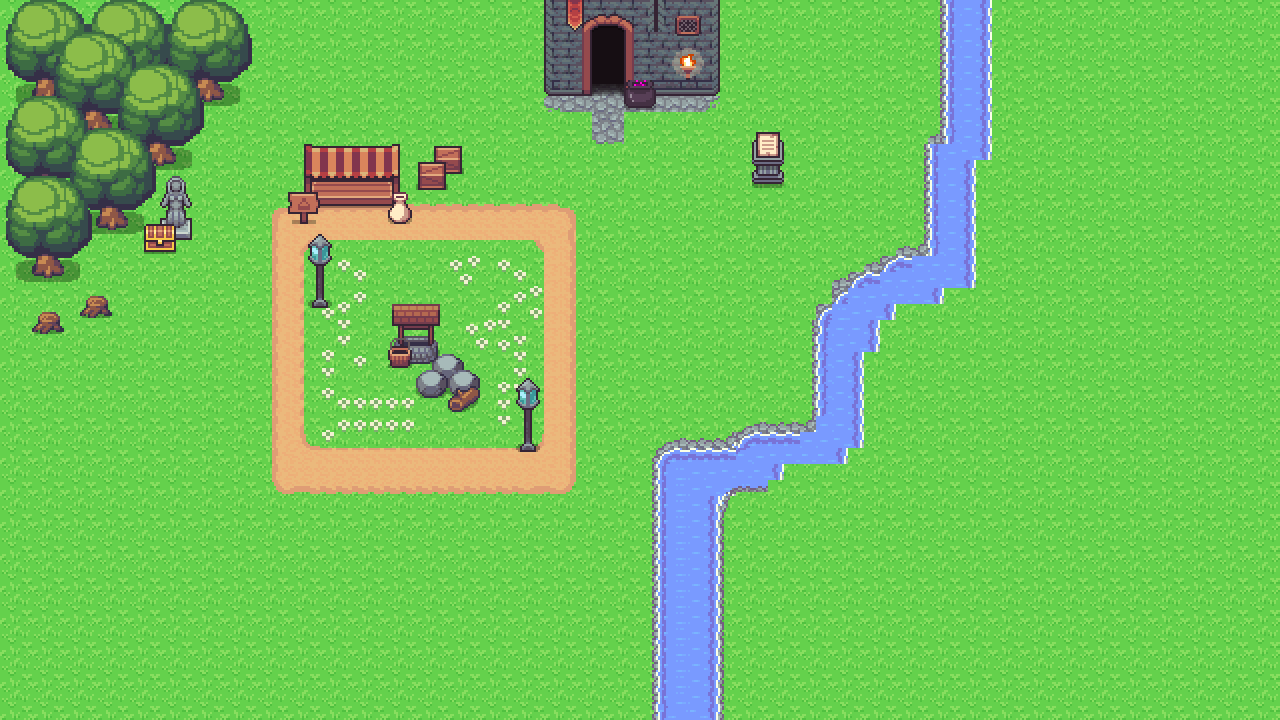

Below is a game level as drawn by its tile map, then a one-line description and the .tmx that defines it (tile-layer data replaced by summaries):
An orthogonal 80x45 tile map with 16x16 px tiles, 12 tile layers (Tiles_1, Tiles_2, Tiles_3, Tiles_4, ...), 5 tilesets.

<map version="1.4" tiledversion="1.4.2" orientation="orthogonal" renderorder="right-down" compressionlevel="0" width="80" height="45" tilewidth="16" tileheight="16" infinite="0" backgroundcolor="#696A79" nextlayerid="13" nextobjectid="1"><tileset firstgid="1" name="_Terrain" tilewidth="16" tileheight="16" tilecount="1440" columns="30" objectalignment="topleft" margin="0" spacing="0"><image source="..\..\tilesets_edit\1_terrain.png" width="480" height="768" /></tileset><tileset firstgid="1441" name="Plan" tilewidth="16" tileheight="16" tilecount="240" columns="30" objectalignment="topleft" margin="0" spacing="0"><image source="..\..\tilesets_edit\3_plants.png" width="480" height="128" /></tileset><tileset firstgid="1681" name="_Buildings" tilewidth="16" tileheight="16" tilecount="576" columns="24" objectalignment="topleft" margin="0" spacing="0"><image source="..\..\tilesets_edit\4_buildings.png" width="384" height="384" /></tileset><tileset firstgid="2257" name="_Indoors2" tilewidth="16" tileheight="16" tilecount="440" columns="20" objectalignment="topleft" margin="0" spacing="0"><image source="..\..\tilesets_edit\2_indoors.png" width="320" height="352" /></tileset><tileset firstgid="2697" name="_Roofs" tilewidth="16" tileheight="16" tilecount="1024" columns="32" objectalignment="topleft" margin="0" spacing="0"><image source="..\..\tilesets_edit\11_roofs.png" width="512" height="512" /></tileset><layer id="1" name="Tiles_1" width="80" height="45" opacity="1"><data>[3600 cells, 3600 non-empty, 29 distinct tile ids]</data></layer><layer id="2" name="Tiles_2" width="80" height="45" opacity="1"><data>[3600 cells, 156 non-empty, 36 distinct tile ids]</data></layer><layer id="3" name="Tiles_3" width="80" height="45" opacity="1"><data>[3600 cells, 13 non-empty, 6 distinct tile ids]</data></layer><layer id="4" name="Tiles_4" width="80" height="45" opacity="1"><data>[3600 cells, 1 non-empty, 1 distinct tile ids]</data></layer><layer id="5" name="Plants_1" width="80" height="45" opacity="1"><data>[3600 cells, 340 non-empty, 80 distinct tile ids]</data></layer><layer id="6" name="Plants_2" width="80" height="45" opacity="1"><data>[3600 cells, 54 non-empty, 18 distinct tile ids]</data></layer><layer id="7" name="Plants_3" width="80" height="45" opacity="1"><data>[3600 cells, 10 non-empty, 5 distinct tile ids]</data></layer><layer id="8" name="Decorations_1" width="80" height="45" opacity="1"><data>[3600 cells, 84 non-empty, 69 distinct tile ids]</data></layer><layer id="9" name="Decorations_2" width="80" height="45" opacity="1"><data>[3600 cells, 8 non-empty, 8 distinct tile ids]</data></layer><layer id="10" name="Buildings_1" width="80" height="45" opacity="1"><data>[3600 cells, 66 non-empty, 50 distinct tile ids]</data></layer><layer id="11" name="Buildings_2" width="80" height="45" opacity="1"><data>[3600 cells, 2 non-empty, 2 distinct tile ids]</data></layer><layer id="12" name="Roofs" width="80" height="45" opacity="1"><data>[3600 cells, 25 non-empty, 17 distinct tile ids]</data></layer></map>
